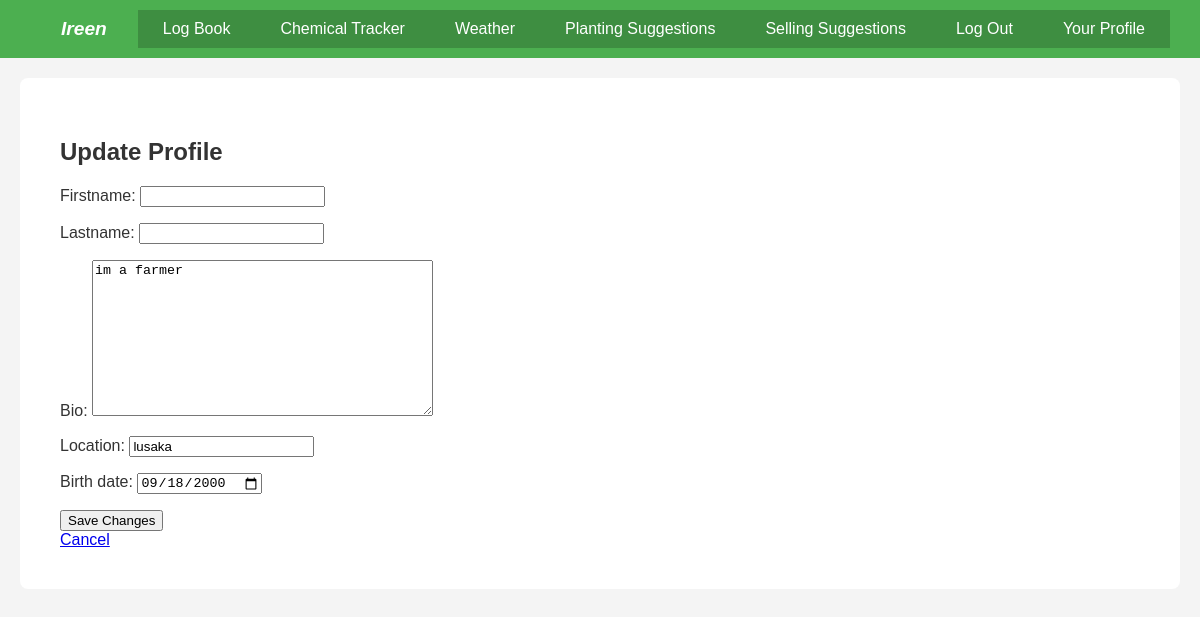
/users/profile/update/ (signed in), run on the app's committed database.
### users/models.py (models this page shows, shortened)
class Profile(models.Model):
    user = models.OneToOneField(User, on_delete=models.CASCADE)
    firstname = models.CharField(max_length=30, blank=True, null=True)
    lastname = models.CharField(max_length=30, blank=True, null=True)
    bio = models.TextField(blank=True, null=True)
    location = models.CharField(max_length=30, blank=True, null=True)
    birth_date = models.DateField(null=True, blank=True)

### users/views.py (the view)
# urls.py: path('profile/update/', views.update_profile, name='update_profile'),
@login_required
def update_profile(request):
    if request.method == 'POST':
        profile_form = ProfileForm(request.POST, instance=request.user.profile)
        if profile_form.is_valid():
            profile_form.save()
            return redirect('users:view_profile')
    else:
        profile_form = ProfileForm(instance=request.user.profile)
    return render(request, 'users/update_profile.html', {'profile_form': profile_form})

### users/forms.py
class ProfileForm(forms.ModelForm):
    class Meta:
        model = Profile
        fields = ('firstname','lastname','bio', 'location', 'birth_date')
        widgets = {
            'birth_date': forms.DateInput(format='%Y-%m-%d', attrs={'type': 'date'})
        }

### users/templates/users/update_profile.html (shortened to what this page needs)
{% extends 'base.html' %}
{% block content %}
<h2>Update Profile</h2>
<form method="post">
    {{ profile_form.as_p }}
    <button type="submit">Save Changes</button>
</form>
<a href="{% url 'users:view_profile' %}">Cancel</a>
{% endblock %}

### static/css/main.css (style rules this page uses)
body { font-family: Arial, sans-serif; margin: 0; padding: 0; color: #333; background-color: #f4f4f4; }

### data on the page
Profile: bio "im a farmer", location "lusaka", birth_date "09/18/2000"
